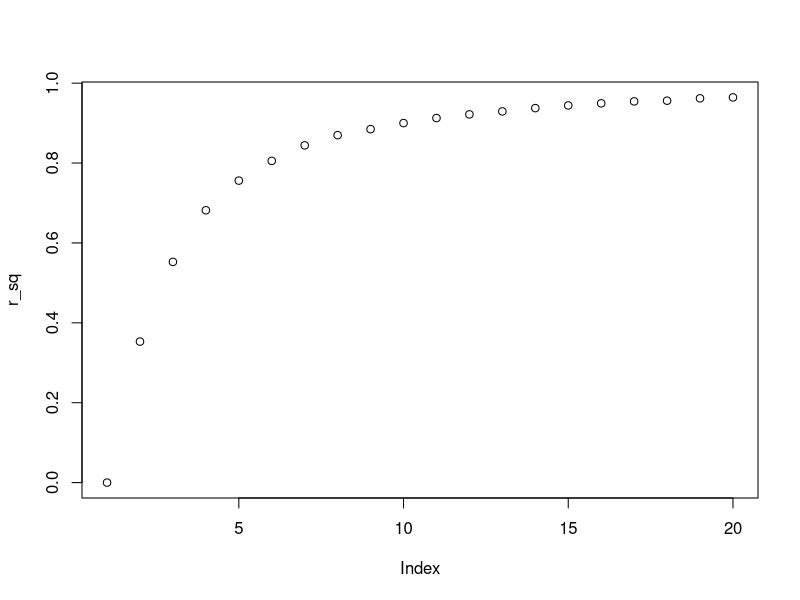
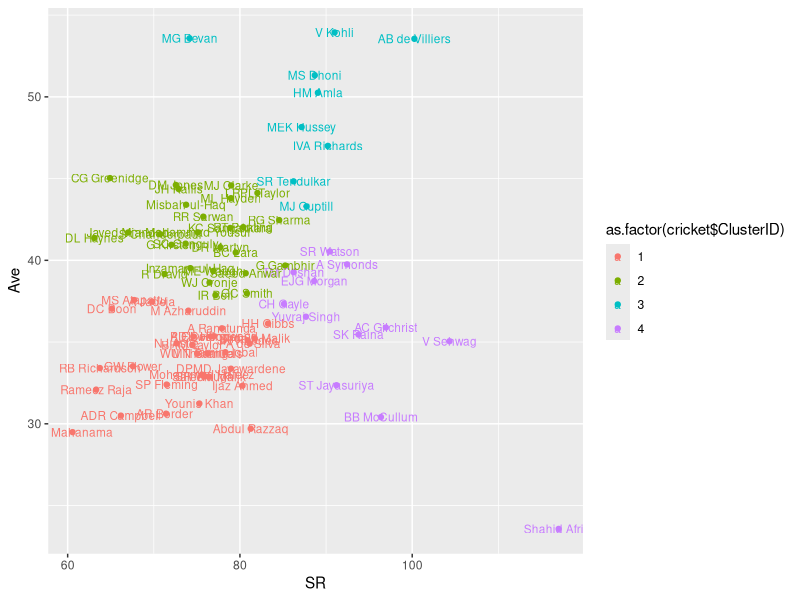
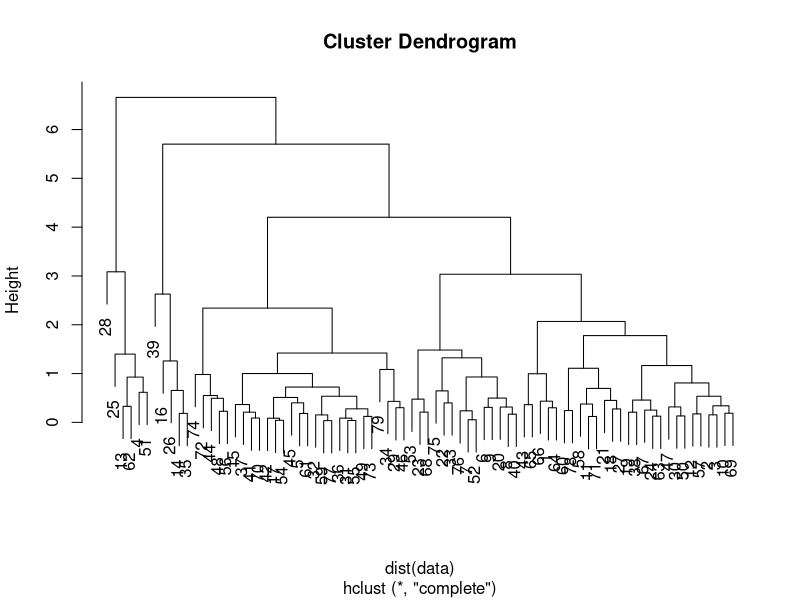
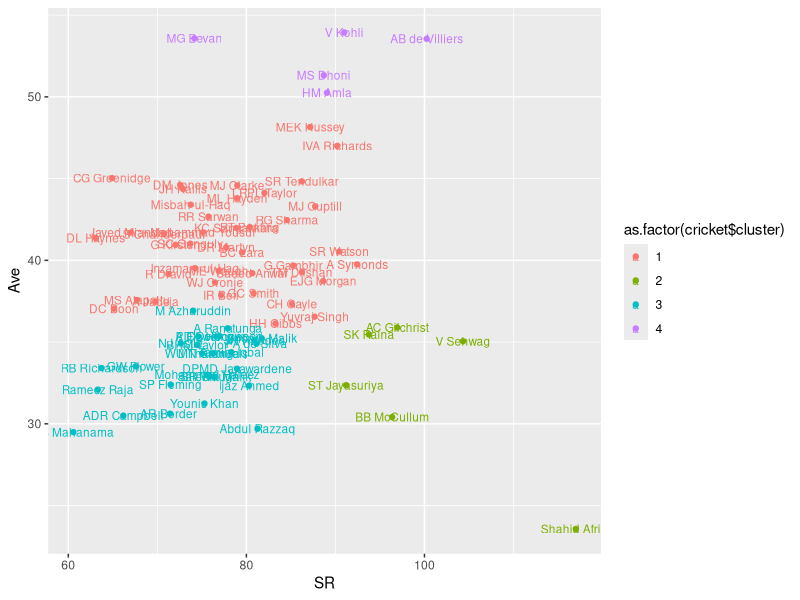

Reproduce these figures in R, in order.
## load data
cricket <- read.csv("Cricket.csv", stringsAsFactors = F)
## choose columns for clustering
data <- cricket[,c("Ave", "SR")]
## scale
data$Ave <- scale(data$Ave)
data$SR <- scale(data$SR)
## find optimal value of k
r_sq <- rnorm(20)
for(k in 1:20)
{
  clus <- kmeans(data, centers = k, nstart = 50)
  r_sq[k] <- clus$betweenss/clus$totss
}
plot(r_sq)
## choosing k = 4
clus4 <- kmeans(data, centers = 4, nstart = 50)
cricket <- cbind(cricket, clus4$cluster)
colnames(cricket)[14] <- "ClusterID"

library(ggplot2)
ggplot(cricket, aes(x = SR, y = Ave, colour = as.factor(cricket$ClusterID), label = Player)) +
  geom_point() + geom_text(size = 3)



#### hc
hc <- hclust(dist(data), method = "complete")
plot(hc)
cluster <- cutree(hc, k = 4)
cricket <-cbind(cricket,cluster)
ggplot(cricket, aes(x = SR, y = Ave, colour = as.factor(cricket$cluster), label = Player)) + 
  geom_point() + geom_text(size = 3)
